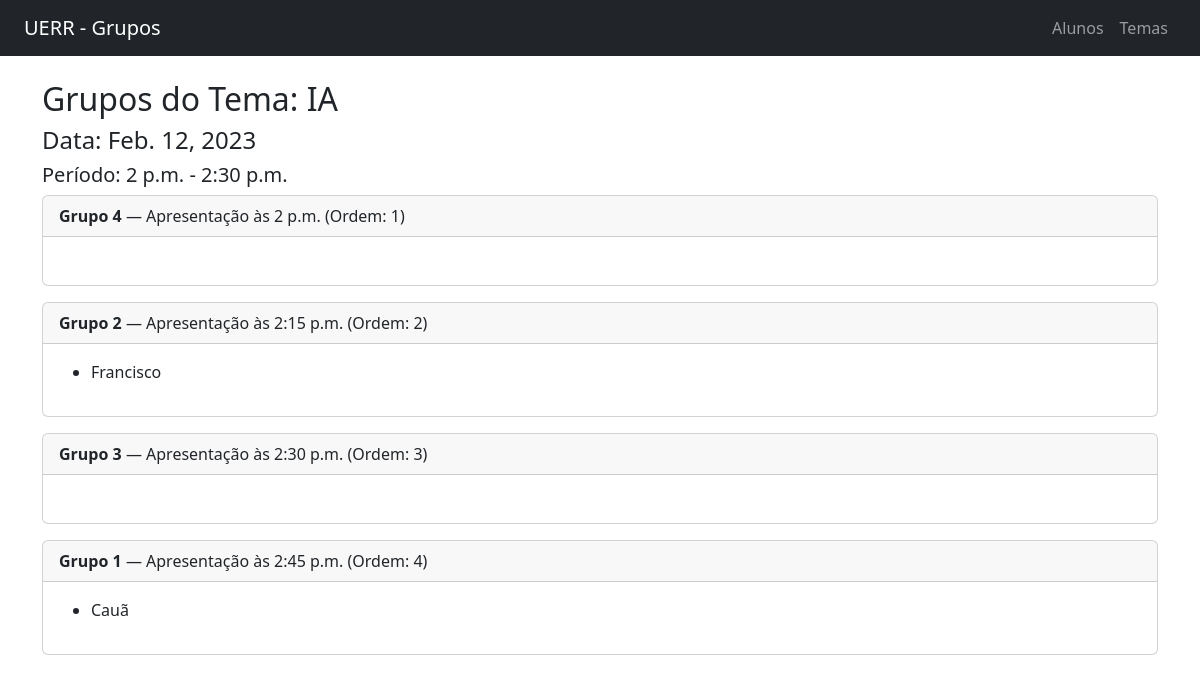
Page /tema/1/grupos/ on the committed database.
### core/models.py (models this page shows, shortened)
class Tema(models.Model):
    titulo = models.CharField(max_length=200)
    quantidade_grupos = models.PositiveIntegerField()
    alunos_por_grupo = models.PositiveIntegerField()
    data_apresentacao = models.DateField()
    horario_inicio = models.TimeField()
    horario_fim = models.TimeField()

class Grupo(models.Model):
    tema = models.ForeignKey(Tema, on_delete=models.CASCADE)
    nome = models.CharField(max_length=50)
    alunos = models.ManyToManyField(Aluno)
    horario_apresentacao = models.TimeField(null=True, blank=True)
    ordem_apresentacao = models.PositiveIntegerField(null=True, blank=True)

class Aluno(models.Model):
    nome = models.CharField(max_length=100)
    matricula = models.CharField(max_length=20, unique=True)

### core/views.py (the view)
# urls.py: path('tema/<int:tema_id>/grupos/', views.listar_grupos, name='listar_grupos'),
def listar_grupos(request, tema_id):
    tema = get_object_or_404(Tema, id=tema_id)
    grupos = Grupo.objects.filter(tema=tema).order_by('ordem_apresentacao')
    return render(request, 'core/listar_grupos.html', {'tema': tema, 'grupos': grupos})

### core/templates/core/listar_grupos.html
{% extends 'core/base.html' %}
{% block content %}
<h2>Grupos do Tema: {{ tema.titulo }}</h2>
<h4>Data: {{ tema.data_apresentacao }}</h4>
<h5>Período: {{ tema.horario_inicio }} - {{ tema.horario_fim }}</h5>
{% for grupo in grupos %}
    <div class="card mb-3">
        <div class="card-header">
            <strong>{{ grupo.nome }}</strong> — Apresentação às {{ grupo.horario_apresentacao }} (Ordem: {{ grupo.ordem_apresentacao }})
        </div>
        <div class="card-body">
            <ul>
                {% for aluno in grupo.alunos.all %}
                    <li>{{ aluno.nome }}</li>
                {% endfor %}
            </ul>
        </div>
    </div>
{% endfor %}
{% endblock %}

### rows in the picture
Tema: titulo "IA", data_apresentacao "Feb. 12, 2023", horario_inicio "2 p.m.", horario_fim "2:30 p.m."
Grupo: nome "Grupo 4", horario_apresentacao "2 p.m.", ordem_apresentacao "1"
Grupo: nome "Grupo 2", horario_apresentacao "2:15 p.m.", ordem_apresentacao "2"
Aluno: nome "Francisco"
Grupo: nome "Grupo 3", horario_apresentacao "2:30 p.m.", ordem_apresentacao "3"
Grupo: nome "Grupo 1", horario_apresentacao "2:45 p.m.", ordem_apresentacao "4"
Aluno: nome "Cauã"
